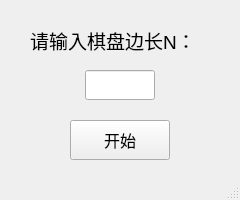
<?xml version="1.0" encoding="UTF-8"?>
<ui version="4.0">
 <class>MainWindow</class>
 <widget class="QMainWindow" name="MainWindow">
  <property name="geometry">
   <rect>
    <x>0</x>
    <y>0</y>
    <width>240</width>
    <height>200</height>
   </rect>
  </property>
  <property name="minimumSize">
   <size>
    <width>240</width>
    <height>200</height>
   </size>
  </property>
  <property name="maximumSize">
   <size>
    <width>240</width>
    <height>200</height>
   </size>
  </property>
  <property name="windowTitle">
   <string>MainWindow</string>
  </property>
  <widget class="QWidget" name="centralwidget">
   <widget class="QPushButton" name="pushButton">
    <property name="geometry">
     <rect>
      <x>70</x>
      <y>120</y>
      <width>100</width>
      <height>40</height>
     </rect>
    </property>
    <property name="minimumSize">
     <size>
      <width>100</width>
      <height>40</height>
     </size>
    </property>
    <property name="maximumSize">
     <size>
      <width>100</width>
      <height>40</height>
     </size>
    </property>
    <property name="font">
     <font>
      <pointsize>12</pointsize>
     </font>
    </property>
    <property name="text">
     <string>开始</string>
    </property>
   </widget>
   <widget class="QLineEdit" name="lineEdit">
    <property name="geometry">
     <rect>
      <x>85</x>
      <y>70</y>
      <width>70</width>
      <height>30</height>
     </rect>
    </property>
    <property name="minimumSize">
     <size>
      <width>70</width>
      <height>30</height>
     </size>
    </property>
    <property name="maximumSize">
     <size>
      <width>70</width>
      <height>30</height>
     </size>
    </property>
   </widget>
   <widget class="QLabel" name="label">
    <property name="geometry">
     <rect>
      <x>30</x>
      <y>20</y>
      <width>171</width>
      <height>41</height>
     </rect>
    </property>
    <property name="font">
     <font>
      <pointsize>14</pointsize>
     </font>
    </property>
    <property name="text">
     <string>请输入棋盘边长N：</string>
    </property>
   </widget>
  </widget>
  <widget class="QMenuBar" name="menubar">
   <property name="geometry">
    <rect>
     <x>0</x>
     <y>0</y>
     <width>240</width>
     <height>21</height>
    </rect>
   </property>
  </widget>
  <widget class="QStatusBar" name="statusbar"/>
 </widget>
 <resources/>
 <connections/>
</ui>
